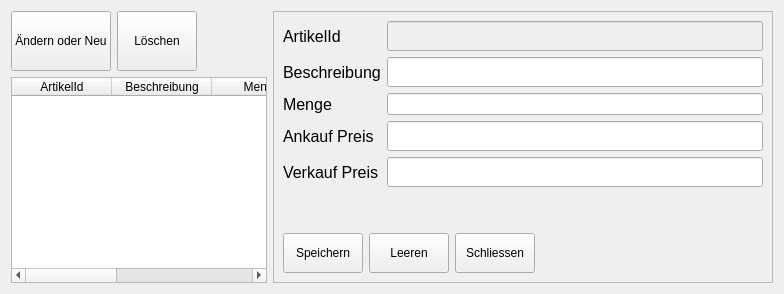
          <widget class="QWidget" name="PageProduct">
           <layout class="QGridLayout" name="gridLayout_5">
            <item row="0" column="0">
             <layout class="QHBoxLayout" name="horizontalLayout_4">
              <item>
               <widget class="QPushButton" name="BtnEditNewProduct">
                <property name="minimumSize">
                 <size>
                  <width>0</width>
                  <height>60</height>
                 </size>
                </property>
                <property name="text">
                 <string>Ändern oder Neu</string>
                </property>
               </widget>
              </item>
              <item>
               <widget class="QPushButton" name="BtnDeleteProduct">
                <property name="minimumSize">
                 <size>
                  <width>0</width>
                  <height>60</height>
                 </size>
                </property>
                <property name="text">
                 <string>Löschen</string>
                </property>
               </widget>
              </item>
              <item>
               <spacer name="horizontalSpacer_3">
                <property name="orientation">
                 <enum>Qt::Horizontal</enum>
                </property>
                <property name="sizeHint" stdset="0">
                 <size>
                  <width>40</width>
                  <height>20</height>
                 </size>
                </property>
               </spacer>
              </item>
             </layout>
            </item>
            <item row="1" column="0">
             <widget class="QTableWidget" name="tableWidgetProduct">
              <property name="selectionBehavior">
               <enum>QAbstractItemView::SelectRows</enum>
              </property>
              <attribute name="verticalHeaderVisible">
               <bool>false</bool>
              </attribute>
              <column>
               <property name="text">
                <string>ArtikelId</string>
               </property>
              </column>
              <column>
               <property name="text">
                <string>Beschreibung</string>
               </property>
              </column>
              <column>
               <property name="text">
                <string>Menge</string>
               </property>
              </column>
              <column>
               <property name="text">
                <string>Ankauf Preis</string>
               </property>
              </column>
              <column>
               <property name="text">
                <string>Verkauf Preis</string>
               </property>
              </column>
             </widget>
            </item>
            <item row="0" column="1" rowspan="2">
             <widget class="QFrame" name="frameProduct">
              <property name="minimumSize">
               <size>
                <width>500</width>
                <height>0</height>
               </size>
              </property>
              <property name="frameShape">
               <enum>QFrame::StyledPanel</enum>
              </property>
              <property name="frameShadow">
               <enum>QFrame::Raised</enum>
              </property>
              <layout class="QGridLayout" name="gridLayout_7">
               <item row="3" column="0">
                <spacer name="verticalSpacer_2">
                 <property name="orientation">
                  <enum>Qt::Vertical</enum>
                 </property>
                 <property name="sizeHint" stdset="0">
                  <size>
                   <width>20</width>
                   <height>40</height>
                  </size>
                 </property>
                </spacer>
               </item>
               <item row="4" column="0">
                <layout class="QHBoxLayout" name="horizontalLayout_10">
                 <item>
                  <widget class="QPushButton" name="BtnSaveProduct">
                   <property name="minimumSize">
                    <size>
                     <width>0</width>
                     <height>40</height>
                    </size>
                   </property>
                   <property name="text">
                    <string>Speichern</string>
                   </property>
                  </widget>
                 </item>
                 <item>
                  <widget class="QPushButton" name="BtnClearProductFields">
                   <property name="minimumSize">
                    <size>
                     <width>0</width>
                     <height>40</height>
                    </size>
                   </property>
                   <property name="text">
                    <string>Leeren</string>
                   </property>
                  </widget>
                 </item>
                 <item>
                  <widget class="QPushButton" name="BtnCloseProduct">
                   <property name="minimumSize">
                    <size>
                     <width>0</width>
                     <height>40</height>
                    </size>
                   </property>
                   <property name="text">
                    <string>Schliessen</string>
                   </property>
                  </widget>
                 </item>
                 <item>
                  <spacer name="horizontalSpacer_9">
                   <property name="orientation">
                    <enum>Qt::Horizontal</enum>
                   </property>
                   <property name="sizeHint" stdset="0">
                    <size>
                     <width>40</width>
                     <height>20</height>
                    </size>
                   </property>
                  </spacer>
                 </item>
                </layout>
               </item>
               <item row="2" column="0">
                <layout class="QFormLayout" name="formLayout_2">
                 <item row="1" column="0">
                  <widget class="QLabel" name="label_17">
                   <property name="minimumSize">
                    <size>
                     <width>0</width>
                     <height>30</height>
                    </size>
                   </property>
                   <property name="font">
                    <font>
                     <pointsize>12</pointsize>
                    </font>
                   </property>
                   <property name="text">
                    <string>ArtikelId</string>
                   </property>
                  </widget>
                 </item>
                 <item row="1" column="1">
                  <widget class="QLineEdit" name="lineEditProductId">
                   <property name="enabled">
                    <bool>false</bool>
                   </property>
                   <property name="minimumSize">
                    <size>
                     <width>0</width>
                     <height>30</height>
                    </size>
                   </property>
                  </widget>
                 </item>
                 <item row="2" column="1">
                  <widget class="QLineEdit" name="lineEditProductDescription">
                   <property name="minimumSize">
                    <size>
                     <width>0</width>
                     <height>30</height>
                    </size>
                   </property>
                   <property name="maxLength">
                    <number>70</number>
                   </property>
                  </widget>
                 </item>
                 <item row="4" column="1">
                  <widget class="QLineEdit" name="lineEditProductBuyPrice">
                   <property name="minimumSize">
                    <size>
                     <width>0</width>
                     <height>30</height>
                    </size>
                   </property>
                  </widget>
                 </item>
                 <item row="2" column="0">
                  <widget class="QLabel" name="label_18">
                   <property name="minimumSize">
                    <size>
                     <width>0</width>
                     <height>30</height>
                    </size>
                   </property>
                   <property name="font">
                    <font>
                     <pointsize>12</pointsize>
                    </font>
                   </property>
                   <property name="text">
                    <string>Beschreibung</string>
                   </property>
                  </widget>
                 </item>
                 <item row="4" column="0">
                  <widget class="QLabel" name="label_19">
                   <property name="minimumSize">
                    <size>
                     <width>0</width>
                     <height>30</height>
                    </size>
                   </property>
                   <property name="font">
                    <font>
                     <pointsize>12</pointsize>
                    </font>
                   </property>
                   <property name="text">
                    <string>Ankauf Preis</string>
                   </property>
                  </widget>
                 </item>
                 <item row="3" column="0">
                  <widget class="QLabel" name="label_30">
                   <property name="font">
                    <font>
                     <pointsize>12</pointsize>
                    </font>
                   </property>
                   <property name="text">
                    <string>Menge</string>
                   </property>
                  </widget>
                 </item>
                 <item row="3" column="1">
                  <widget class="QLineEdit" name="LineEditProductQuantity"/>
                 </item>
                 <item row="5" column="1">
                  <widget class="QLineEdit" name="lineEditProductSalesPrice">
                   <property name="minimumSize">
                    <size>
                     <width>0</width>
                     <height>30</height>
                    </size>
                   </property>
                  </widget>
                 </item>
                 <item row="5" column="0">
                  <widget class="QLabel" name="label_31">
                   <property name="font">
                    <font>
                     <pointsize>12</pointsize>
                    </font>
                   </property>
                   <property name="text">
                    <string>Verkauf Preis</string>
                   </property>
                  </widget>
                 </item>
                </layout>
               </item>
              </layout>
             </widget>
            </item>
           </layout>
          </widget>
